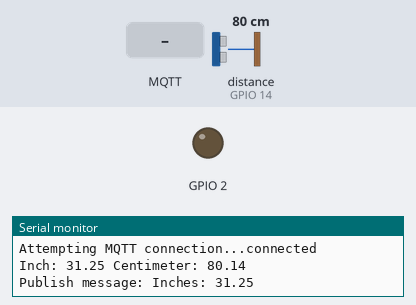
Recording of a sketch running on a simulated ESP8266 (NodeMCU). Shown: output pins drawn as LEDs (lit = HIGH), the last lines printed to the serial monitor. Wiring (inferred from the names in the program): ultrasonic range finder: trigger GPIO 12; echo GPIO 14. Inputs (shaded band) come from the test bench; at power-on: distance to the obstacle (sensor on GPIO 14) 80 cm. The echo pulse lasts 58.3 µs per cm; WiFi joins after 1.5 s; servers stay silent unless stated; no MQTT or app messages arrive unless stated; pins used as bus, display or sensor lines are not drawn.

Above: at 2.7 s.
2.8 s: MQTT message "0" arrives on the first subscribed topic
At 4.4 s:
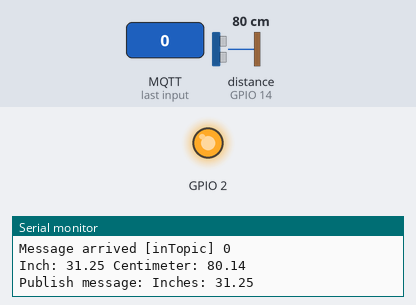
5.1 s: MQTT message "1" arrives on the first subscribed topic
At 6.8 s:
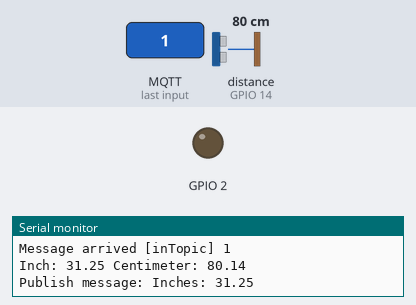
7.1 s: MQTT message "2" arrives on the first subscribed topic
At 8.4 s:
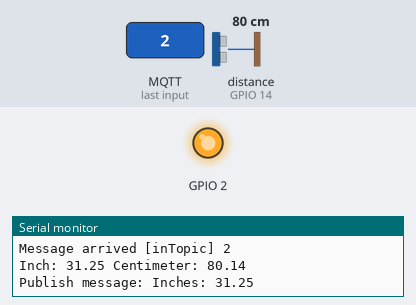
Timing chart, 0 to 10.1 s (numbered marks = the images above; inputs shaded):
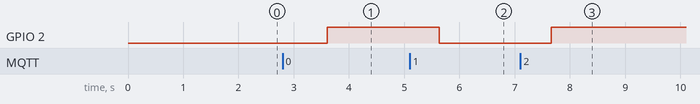

Measured:
- after the input at 2.8 s, GPIO 2: LOW → HIGH after 0.80 s
- after the input at 5.1 s, GPIO 2: HIGH → LOW after 0.53 s
- after the input at 7.1 s, GPIO 2: LOW → HIGH after 0.56 s

The sketch:

mqtt_ultrasonic.ino
```cpp
/*
 Basic ESP8266 MQTT example

 This sketch demonstrates the capabilities of the pubsub library in combination
 with the ESP8266 board/library.

 It connects to an MQTT server then:
  - publishes "hello world" to the topic "outTopic" every two seconds
  - subscribes to the topic "inTopic", printing out any messages
    it receives. NB - it assumes the received payloads are strings not binary
  - If the first character of the topic "inTopic" is an 1, switch ON the ESP Led,
    else switch it off

 It will reconnect to the server if the connection is lost using a blocking
 reconnect function. See the 'mqtt_reconnect_nonblocking' example for how to
 achieve the same result without blocking the main loop.

 To install the ESP8266 board, (using Arduino 1.6.4+):
  - Add the following 3rd party board manager under "File -> Preferences -> Additional Boards Manager URLs":
       http://arduino.esp8266.com/stable/package_esp8266com_index.json
  - Open the "Tools -> Board -> Board Manager" and click install for the ESP8266"
  - Select your ESP8266 in "Tools -> Board"

*/

#include <ESP8266WiFi.h>
#include "src/PubSubClient/PubSubClient.h"

// Update these with values suitable for your network.

const char* ssid = "";
const char* password = "";
const char* mqtt_server = "test.mosquitto.org";

WiFiClient espClient;
PubSubClient client(espClient);
long lastMsg = 0;
char msg[50];

#define TRIGGER 12 //D6
#define ECHO    14 //D5

void setup() {
  pinMode(TRIGGER, OUTPUT);
  pinMode(ECHO, INPUT);
  pinMode(BUILTIN_LED, OUTPUT);     // Initialize the BUILTIN_LED pin as an output
  Serial.begin(9600);
  setup_wifi();
  client.setServer(mqtt_server, 1883);
  client.setCallback(callback);
}

void setup_wifi() {

  delay(10);
  // We start by connecting to a WiFi network
  Serial.println();
  Serial.print("Connecting to ");
  Serial.println(ssid);

  WiFi.begin(ssid, password);

  while (WiFi.status() != WL_CONNECTED) {
    delay(500);
    Serial.print(".");
  }

  Serial.println("");
  Serial.println("WiFi connected");
  Serial.println("IP address: ");
  Serial.println(WiFi.localIP());
}

void callback(char* topic, byte* payload, unsigned int length) {
  Serial.print("Message arrived [");
  Serial.print(topic);
  Serial.print("] ");
  for (int i = 0; i < length; i++) {
    Serial.print((char)payload[i]);
  }
  Serial.println();

  // Switch on the LED if an 1 was received as first character
  if ((char)payload[0] == '1') {
    digitalWrite(BUILTIN_LED, LOW);   // Turn the LED on (Note that LOW is the voltage level
    // but actually the LED is on; this is because
    // it is acive low on the ESP-01)
  } else {
    digitalWrite(BUILTIN_LED, HIGH);  // Turn the LED off by making the voltage HIGH
  }

}

void reconnect() {
  // Loop until we're reconnected
  while (!client.connected()) {
    Serial.print("Attempting MQTT connection...");
    // Attempt to connect
    if (client.connect("ESP8266Client")) {
      Serial.println("connected");
      // Once connected, publish an announcement...
      client.publish("robotout", "Robot Online!");
      // ... and resubscribe
      client.subscribe("inTopic");
    } else {
      Serial.print("failed, rc=");
      Serial.print(client.state());
      Serial.println(" try again in 5 seconds");
      // Wait 5 seconds before retrying
      delay(5000);
    }
  }
}
void loop() {

  if (!client.connected()) {
    reconnect();
  }
  client.loop();
float duration, distance, distancein;
  digitalWrite(TRIGGER, LOW);
  delayMicroseconds(2);

  digitalWrite(TRIGGER, HIGH);
  delayMicroseconds(10);

  digitalWrite(TRIGGER, LOW);
  duration = pulseIn(ECHO, HIGH);
  distance = (duration/2) / 29.1;
  distancein = distance * 0.39;
  Serial.print("Inch: ");
  Serial.print(distancein);
  Serial.print(" Centimeter: ");
  Serial.println(distance);
  int a = distancein;
  int b = distancein*100;
  b=b%100;
    snprintf (msg, 75, "Inches: %d.%d", a,b);
    Serial.print("Publish message: ");
    Serial.println(msg);
    client.publish("robotout", msg);

  delay(2000);
}
```
